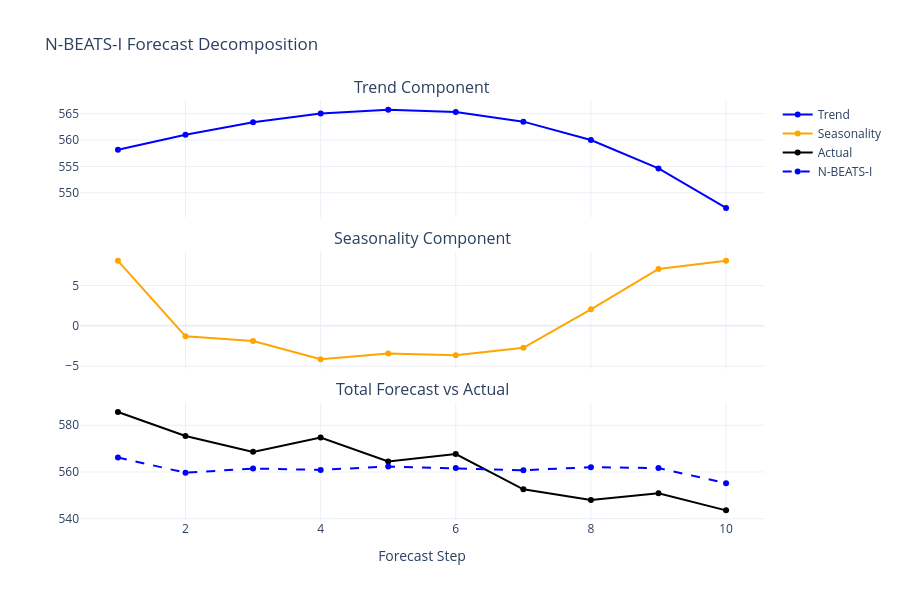

Source (notebook cell):
### Markdown cell above
**Denormalization**: The trend component gets the mean added back (it captures
the price level), while seasonality is zero-centered (periodic deviations around
the trend). The combined forecast = Trend + Seasonality in original price space.

### Code cell
trend_denorm = trend_forecast * price_std + price_mean
seasonal_denorm = seasonal_forecast * price_std  # Zero-centered
total_denorm = pred_i[sample_idx] * price_std + price_mean
actual_denorm = y_test[sample_idx] * price_std + price_mean

x_axis = list(range(1, HORIZON + 1))

fig = make_subplots(
    rows=3,
    cols=1,
    subplot_titles=["Trend Component", "Seasonality Component", "Total Forecast vs Actual"],
    shared_xaxes=True,
    vertical_spacing=0.08,
)

fig.add_trace(
    go.Scatter(x=x_axis, y=trend_denorm, name="Trend", line=dict(color="blue")), row=1, col=1
)
fig.add_trace(
    go.Scatter(x=x_axis, y=seasonal_denorm, name="Seasonality", line=dict(color="orange")),
    row=2,
    col=1,
)
fig.add_trace(
    go.Scatter(x=x_axis, y=actual_denorm, name="Actual", line=dict(color="black", width=2)),
    row=3,
    col=1,
)
fig.add_trace(
    go.Scatter(x=x_axis, y=total_denorm, name="N-BEATS-I", line=dict(color="blue", dash="dash")),
    row=3,
    col=1,
)

fig.update_layout(title="N-BEATS-I Forecast Decomposition", template="plotly_white", height=600)
fig.update_xaxes(title_text="Forecast Step", row=3, col=1)
fig.show()

### Figure 1 — Plotly figure (JSON) as saved in the notebook; plotly's stock layout.template omitted (floating-point values rounded to 4 significant figures)
{"data": [{"line": {"color": "blue"}, "name": "Trend", "type": "scatter", "x": [1, 2, 3, 4, 5, 6, 7, 8, 9, 10], "xaxis": "x", "y": [558.2, 561.0, 563.4, 565.0, 565.8, 565.3, 563.5, 560.0, 554.6, 547.1], "yaxis": "y"}, {"line": {"color": "orange"}, "name": "Seasonality", "type": "scatter", "x": [1, 2, 3, 4, 5, 6, 7, 8, 9, 10], "xaxis": "x2", "y": [8.06, -1.309, -1.889, -4.137, -3.434, -3.654, -2.731, 2.047, 7.047, 8.06], "yaxis": "y2"}, {"line": {"color": "black", "width": 2}, "name": "Actual", "type": "scatter", "x": [1, 2, 3, 4, 5, 6, 7, 8, 9, 10], "xaxis": "x3", "y": [585.7, 575.4, 568.6, 574.7, 564.5, 567.7, 552.6, 548.0, 550.9, 543.5], "yaxis": "y3"}, {"line": {"color": "blue", "dash": "dash"}, "name": "N-BEATS-I", "type": "scatter", "x": [1, 2, 3, 4, 5, 6, 7, 8, 9, 10], "xaxis": "x3", "y": [566.2, 559.7, 561.5, 560.9, 562.3, 561.7, 560.8, 562.0, 561.7, 555.2], "yaxis": "y3"}], "layout": {"annotations": [{"font": {"size": 16}, "showarrow": false, "text": "Trend Component", "x": 0.5, "xanchor": "center", "xref": "paper", "y": 1.0, "yanchor": "bottom", "yref": "paper"}, {"font": {"size": 16}, "showarrow": false, "text": "Seasonality Component", "x": 0.5, "xanchor": "center", "xref": "paper", "y": 0.64, "yanchor": "bottom", "yref": "paper"}, {"font": {"size": 16}, "showarrow": false, "text": "Total Forecast vs Actual", "x": 0.5, "xanchor": "center", "xref": "paper", "y": 0.28, "yanchor": "bottom", "yref": "paper"}], "height": 600, "title": {"text": "N-BEATS-I Forecast Decomposition"}, "xaxis": {"anchor": "y", "domain": [0.0, 1.0], "matches": "x3", "showticklabels": false}, "xaxis2": {"anchor": "y2", "domain": [0.0, 1.0], "matches": "x3", "showticklabels": false}, "xaxis3": {"anchor": "y3", "domain": [0.0, 1.0], "title": {"text": "Forecast Step"}}, "yaxis": {"anchor": "x", "domain": [0.72, 1.0]}, "yaxis2": {"anchor": "x2", "domain": [0.36, 0.64]}, "yaxis3": {"anchor": "x3", "domain": [0.0, 0.28]}}}
